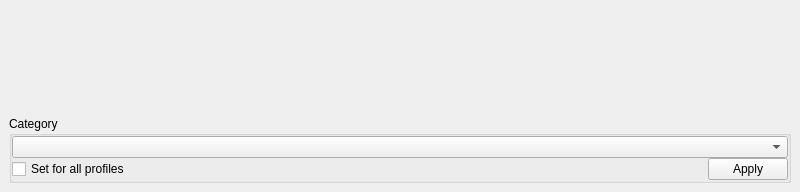
<?xml version="1.0" encoding="UTF-8"?>
<ui version="4.0">
 <class>NotificationWindow</class>
 <widget class="QMainWindow" name="NotificationWindow">
  <property name="geometry">
   <rect>
    <x>0</x>
    <y>0</y>
    <width>800</width>
    <height>192</height>
   </rect>
  </property>
  <property name="windowTitle">
   <string>Notification Window</string>
  </property>
  <property name="locale">
   <locale language="Russian" country="Russia"/>
  </property>
  <widget class="QWidget" name="centralwidget">
   <layout class="QVBoxLayout" name="verticalLayout">
    <item>
     <widget class="QLabel" name="labelMessage">
      <property name="sizePolicy">
       <sizepolicy hsizetype="Preferred" vsizetype="Expanding">
        <horstretch>0</horstretch>
        <verstretch>0</verstretch>
       </sizepolicy>
      </property>
      <property name="text">
       <string/>
      </property>
      <property name="wordWrap">
       <bool>true</bool>
      </property>
     </widget>
    </item>
    <item>
     <widget class="QGroupBox" name="groupBoxCategory">
      <property name="title">
       <string>Category</string>
      </property>
      <layout class="QVBoxLayout" name="verticalLayout_2">
       <property name="spacing">
        <number>0</number>
       </property>
       <property name="leftMargin">
        <number>0</number>
       </property>
       <property name="topMargin">
        <number>0</number>
       </property>
       <property name="rightMargin">
        <number>0</number>
       </property>
       <property name="bottomMargin">
        <number>0</number>
       </property>
       <item>
        <widget class="QComboBox" name="comboBoxCategory">
         <property name="enabled">
          <bool>true</bool>
         </property>
         <property name="sizePolicy">
          <sizepolicy hsizetype="Expanding" vsizetype="Fixed">
           <horstretch>0</horstretch>
           <verstretch>0</verstretch>
          </sizepolicy>
         </property>
        </widget>
       </item>
       <item>
        <layout class="QHBoxLayout" name="horizontalLayout_2">
         <item>
          <widget class="QCheckBox" name="checkBoxAllProfiles">
           <property name="enabled">
            <bool>true</bool>
           </property>
           <property name="sizePolicy">
            <sizepolicy hsizetype="Preferred" vsizetype="Fixed">
             <horstretch>0</horstretch>
             <verstretch>0</verstretch>
            </sizepolicy>
           </property>
           <property name="text">
            <string>Set for all profiles</string>
           </property>
          </widget>
         </item>
         <item>
          <spacer name="horizontalSpacer">
           <property name="orientation">
            <enum>Qt::Horizontal</enum>
           </property>
           <property name="sizeHint" stdset="0">
            <size>
             <width>40</width>
             <height>20</height>
            </size>
           </property>
          </spacer>
         </item>
         <item>
          <widget class="QPushButton" name="pushButtonApply">
           <property name="text">
            <string>Apply</string>
           </property>
          </widget>
         </item>
        </layout>
       </item>
      </layout>
     </widget>
    </item>
   </layout>
  </widget>
 </widget>
 <resources/>
 <connections/>
</ui>
